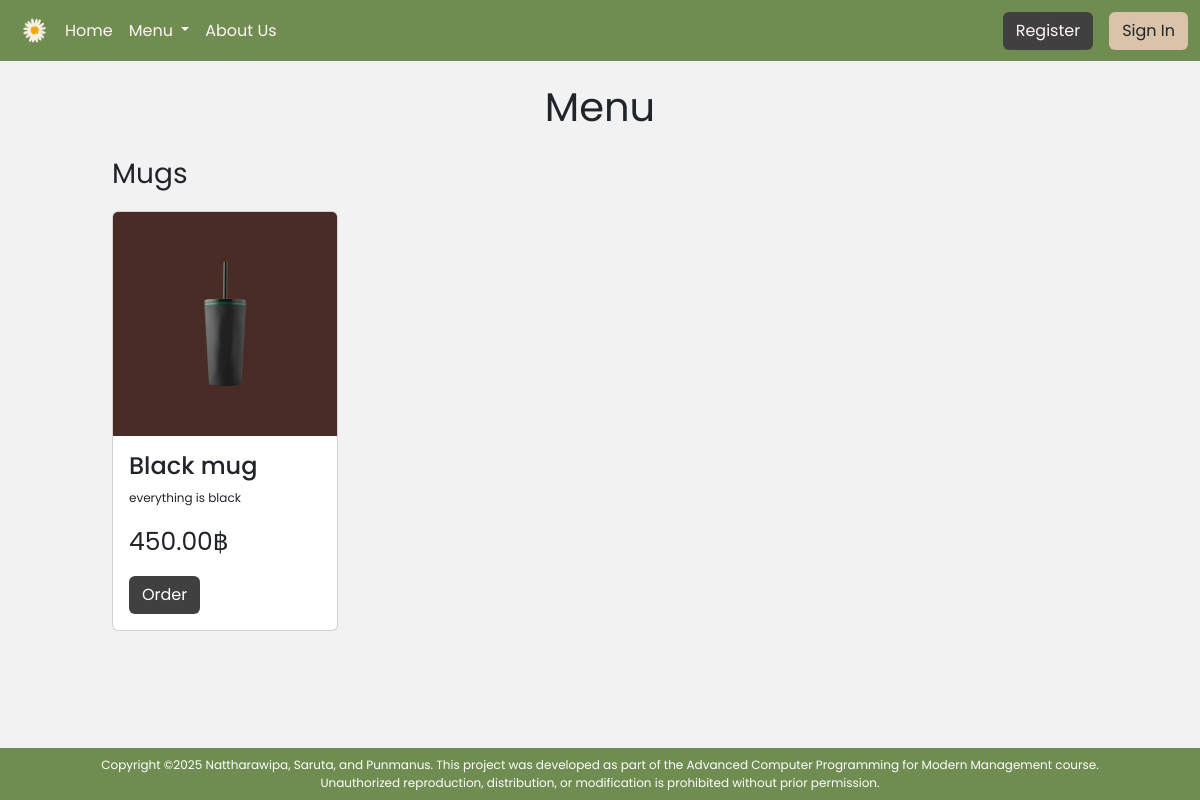
/mugs.php, run on an earlier commit of the app's database.
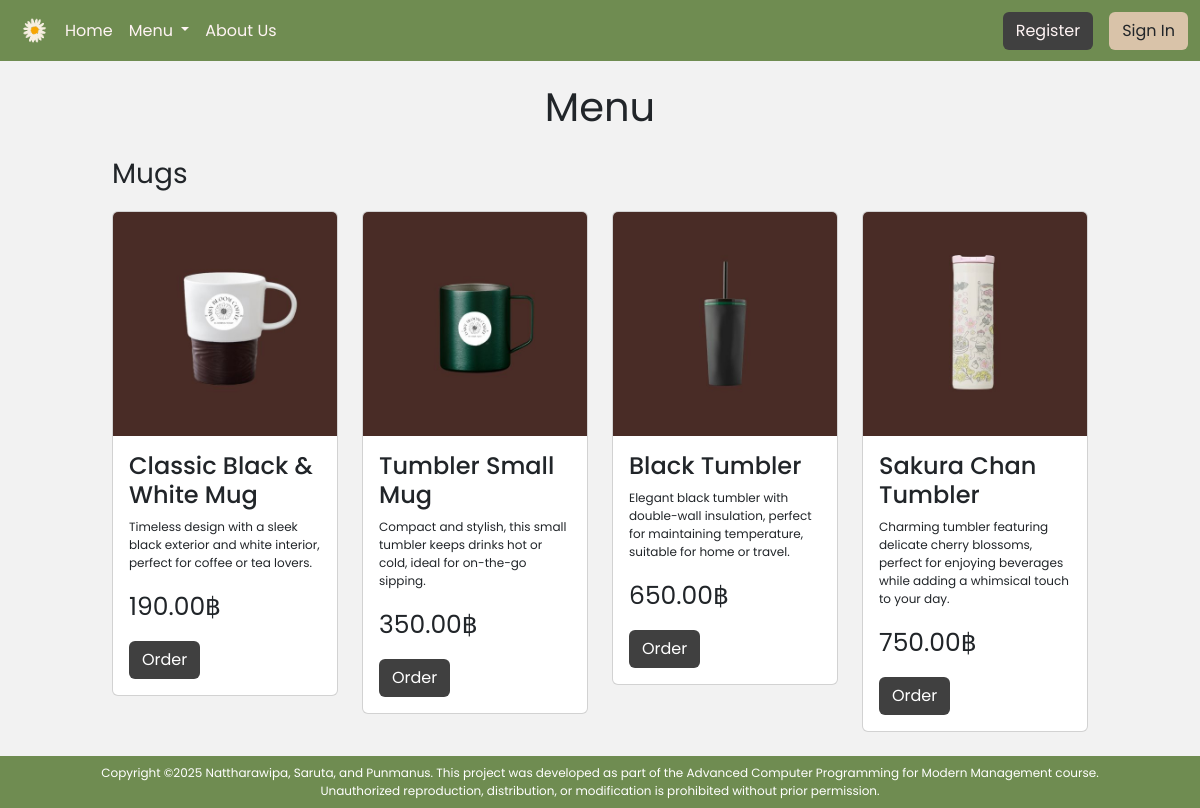
And on a later commit of the database.
### tables this page shows
CREATE TABLE `goods` (
  `goods_id` int(11) NOT NULL,
  `name` varchar(50) NOT NULL,
  `description` varchar(250) NOT NULL,
  `price` decimal(10,2) NOT NULL,
  `quantity` int(11) NOT NULL,
  `Coffee` varchar(50) NOT NULL,
  `img` varchar(255) NOT NULL
);

### mugs.php (the view, shortened to what this page needs)
<?php
    include_once "php/config.php";
?>
<!DOCTYPE html>
<html lang="en">
<head>
    <link rel="stylesheet" href="css/bootstrap.min.css">
    <link rel="stylesheet" href="style.css">
</head>
<body>
    <?php include_once "navbar.php"; ?>
    <div class="container-fluid">
        <div class="row my-3">
            <div class="col col-md-1 col-lg-1">
            </div>
            <div class="col-12 col-md-10 col-lg-10">
                <div class="row">
                    <p class="text-center fs-1">Menu</p>
                </div>
                <div>
                    <p class="text-start fs-3">Mugs</p>
                </div>
                <div class="row my-2">
                <?php $queryMenuCoffee = "SELECT * FROM goods WHERE Coffee= 'mug'";
                    $result = mysqli_query($connect, $queryMenuCoffee);
                    while ($menu = mysqli_fetch_assoc($result)) {
                ?>
                    <div class="col-12 col-md-3 ol-lg-3">
                        <div class="card">
                            <img src="img-upload/<?= $menu['img']; ?>" class="card-img-top">
                            <div class="card-body">
                                <h4 class="card-title"><?= $menu['name']; ?></h4>
                                <p style="font-size: 12px;"><?= $menu['description']; ?></p>
                                <p style="font-size: 25px;"><?= $menu['price']; ?>฿</p>
                                <a href="orderMenuCoffee.php?id=<?= $menu['goods_id']; ?>" class="btn btn" style="background-color: #404040; color: #fff;">Order</a>
                            </div>
                        </div>
                    </div>
                <?php } ?>
                </div>
            </div>
            </div>
        </div>
    <?php include_once "footer.php"; ?>
</body>
</html>

### navbar.php (shortened to what this page needs)
<nav class="navbar navbar-expand-lg" style="background-color: #6F8C51;">
  <div class="container-fluid">
    <img src="material/img/logo-removebg-preview.png" width="45px" height="45px">
    <div class="collapse navbar-collapse" id="navbarSupportedContent">
      <ul class="navbar-nav me-auto mb-2 mb-lg-0">
        <li class="nav-item">
          <a class="nav-link active" aria-current="page" href="index.php" style="color: #FFF4F4;">Home</a>
        </li>
        <li class="nav-item dropdown">
          <a class="nav-link dropdown-toggle" href="#" role="button" data-bs-toggle="dropdown" aria-expanded="false" style="color: #FFF4F4;">
            Menu
          </a>
        </li>
        <li class="nav-item">
          <a class="nav-link active" aria-current="page" href="aboutus.php" style="color: #FFF4F4;">About Us</a>
        </li>
      </ul>
      <form class="d-flex" role="search">
        <?php if(isset($_SESSION['firstname'])) { ?>
          <span class="navbar-text me-3" style="color: #FFF4F4;">
            Welcome, <?php echo $_SESSION['firstname']; ?>
          </span>
            <?php if(isset($_SESSION['role'])) {
              if($_SESSION['role'] == 'users') {
            ?>
              <a href="notiUser.php?id=<?= $_SESSION['id'] ?>"><img src="material/notifications.png" width="30px" height="30px" class="me-3 mt-1"></a>
            <?php } else { ?>
              <a href="notiAdmin.php"><img src="material/notifications.png" width="30px" height="30px" class="me-3 mt-1"></a>
            <?php } ?>
            <a href="cart.php"><img src="material/shopping-cart.png" width="30px" height="30px" class="me-3 mt-1"></a>
            <a href="index.php?logout='0'" class="btn btn-danger">Sign Out</a>
        <?php } } else { ?>
            <a href="register.php" class="btn me-3" style="background-color: #404040; color: #fff4f4;">Register</a>
            <a href="signin.php" class="btn" style="background-color: #d9c3a9;">Sign In</a>
        <?php } ?>
      </form>
    </div>
  </div>
</nav>

### footer.php
<div class="p-2 w-100 mt-auto" style="background-color: #6F8C51; color: #fff;">
    <p class="mx-5 mb-0 text-center" style="font-size: 12px;">
        Copyright ©2025 Nattharawipa, Saruta, and Punmanus.
        This project was developed as part of the Advanced Computer Programming for Modern Management course.<br>
        Unauthorized reproduction, distribution, or modification is prohibited without prior permission.
    </p>
</div>

### style.css (style rules this page uses)
body { background-color: #f2f2f2; font-family: "Poppins", serif; font-weight: 400; font-style: normal; height: 100vh; margin: 0; padding: 0; display: flex; flex-direction: column; }

What changed in the data, as far as the page shows it:
removed goods: img (picture), name "Black mug", description "everything is black", price "450.00"
added goods: img (picture), name "Classic Black & White Mug", description "Timeless design with a sleek black exterior and white interior, perfect for coffee or tea lovers.", price "190.00"
added goods: img (picture), name "Tumbler Small Mug", description "Compact and stylish, this small tumbler keeps drinks hot or cold, ideal for on-the-go sipping.", price "350.00"
added goods: img (picture), name "Black Tumbler", description "Elegant black tumbler with double-wall insulation, perfect for maintaining temperature, suitable for home or travel.", price "650.00"
added goods: img (picture), name "Sakura Chan Tumbler", description "Charming tumbler featuring delicate cherry blossoms, perfect for enjoying beverages while adding a whimsical touch to your day.", price "750.00"
